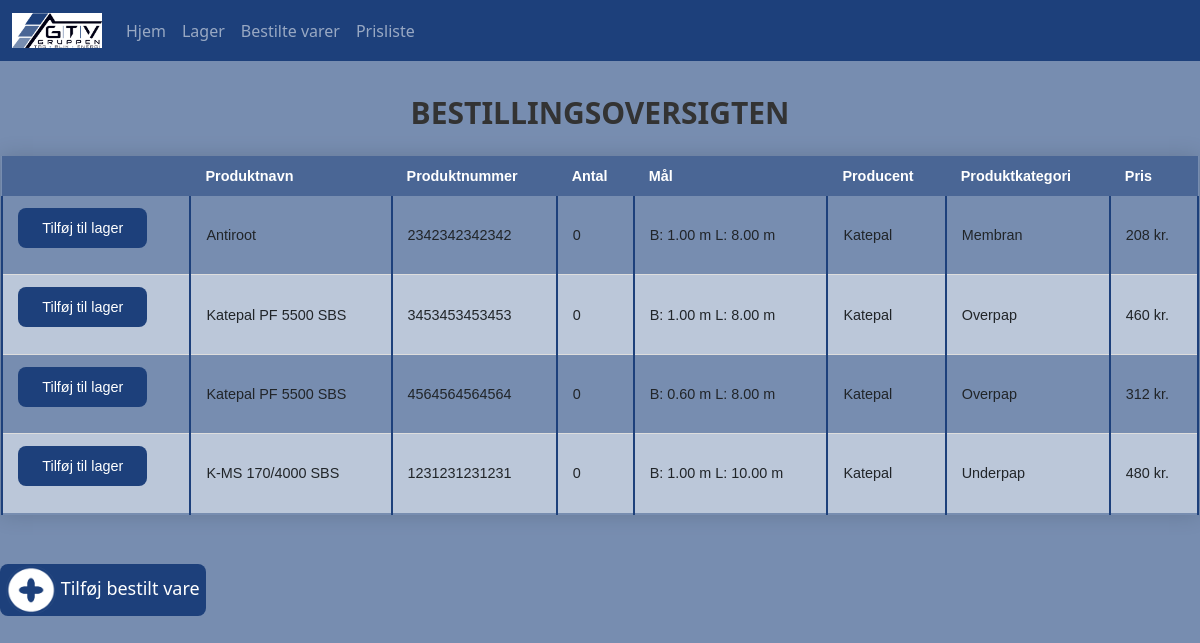
The page /bestilte_varer on the database as committed earlier.
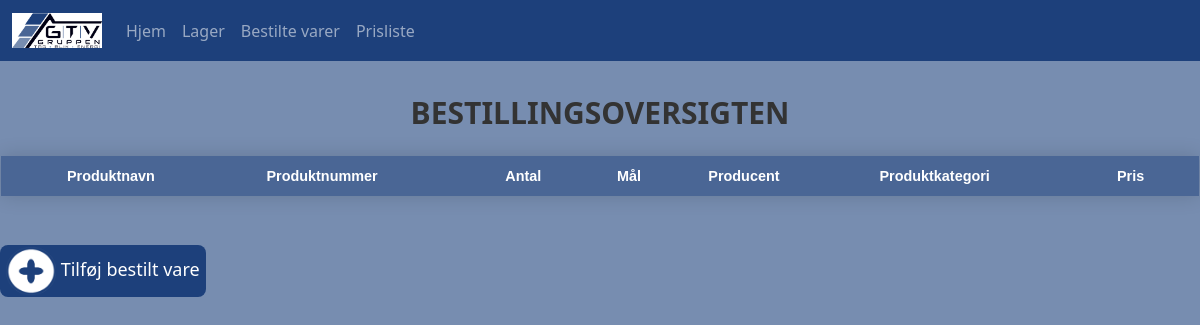
The same page on the database as committed later.
### tables this page shows
CREATE TABLE Bestillingsoversigt(
ID INTEGER PRIMARY KEY AUTOINCREMENT,
Produktnavn TEXT NOT NULL,
Produktnummer INT,
Antal INT NOT NULL,
Mål TEXT NOT NULL,
Producent TEXT,
Produktkategori TEXT,
Pris REAL
);

### app.py (the view)
@app.route('/bestilte_varer', methods=['GET'])
def bestilte_varer():
    try:
        conn = sqlite3.connect(database="GTV_Tagdækning_ApS.db")
        cur = conn.cursor()
        cur.execute("""SELECT ID, Produktnavn, Produktnummer, Antal, Mål, Producent, Produktkategori, Pris FROM Bestillingsoversigt ORDER BY Produktkategori ASC""")
    except Exception as e:
            print(f"Der skete en fejl: {e}")
    return flask.render_template("bestilte_varer.html", items=cur.fetchall())

### templates/bestilte_varer.html (shortened to what this page needs)
{% extends 'base.html' %}
{% block content%}
<body>
<div>
    <br>
    <h1>Bestillingsoversigten</h1>
    <table class="styled-table">
        <thead>
            <th></th>
            <th>Produktnavn</th>
            <th>Produktnummer</th>
            <th>Antal</th>
            <th>Mål</th>
            <th>Producent</th>
            <th>Produktkategori</th>
            <th>Pris</th>
        </thead>
        <tbody>
        {% for item in items %}
            <tr>
                <td><form action="" method="POST"><button class="btn-submit" type="submit" name="fjern_vare" value={{item[0]}}>Tilføj til lager</button></form></td>
                {% for j in item[1::] %}
                    <td>{{j}}</td>
                {% endfor %}
        {% endfor %}
        </tbody>
    </table>
    <button class="btn-open-popup" onclick="togglePopup()">
        <image src="static/Add_moerk_hvid.png" width="50" height="50"></image>
        Tilføj bestilt vare
    </button>
</div>
</body>
</html>
{% endblock %}

### templates/base.html (shortened to what this page needs)
<html lang="en">
<head>
    <link href="https://cdn.jsdelivr.net/npm/bootstrap@5.3.3/dist/css/bootstrap.min.css" rel="stylesheet">
    <link href="/stylesheets/GTV.css" rel="stylesheet">
    <link href="{{ url_for('static', filename='GTV.css') }}" rel="stylesheet" type="text/css">
</head>
<body>
    <nav class="navbar navbar-expand-lg navbar-dark bg-gtvdark">
        <div class="container-fluid">
          <a class="navbar-brand" href="/">
            <img src="/static/gtv-logo.png" alt="Logo" width="90" height="35" class="d-inline-block align-text-top">
          </a>
          <div class="collapse navbar-collapse" id="navbarNav">
            <ul class="navbar-nav">
              <li class="nav-item">
                <a class="nav-link" aria-current="true" href="/home">Hjem</a>
              </li>
              <li class="nav-item">
                <a class="nav-link" href="/lager">Lager</a>
              </li>
              <li class="nav-item">
                <a class="nav-link" href="/bestilte_varer">Bestilte varer</a>
              </li>
              <li class="nav-item">
                <a class="nav-link" href="/prisliste">Prisliste</a>
              </li>
            </ul>
          </div>
        </div>
      </nav>
    {% block content %}
    {% endblock %}
</body>
</html>

### static/GTV.css (style rules this page uses)
body { background-color: #778DB0; }
h1 { font-size: 30px; font-weight: bold; color: #333; margin: 10px 0; padding: 0; text-align: center; text-transform: uppercase; }
.bg-gtvdark { background-color: #1D407B!important; }
.btn-open-popup { font-size: 18px; background-color: #1D407B; color: #fff; border: none; border-radius: 8px; cursor: pointer; transition: background-color 0.3s ease; }
.styled-table { border-collapse: collapse; margin: 25px 0; margin-left: 0.1%; font-size: 0.9em; font-family: sans-serif; width: 99.8%; box-shadow: 0 0 20px rgba(0, 0, 0, 0.15); }
.styled-table thead th { background-color: #4A6695; color: #FFFFFF; text-align: left; }
th, td { padding: 12px 15px; }

Rows that differ between the two databases and show on the page:
removed Bestillingsoversigt: {{ item[0] }} 28 (drawn), Produktnavn "Antiroot", Produktnummer "2342342342342", j "0", Mål "B: 1.00 m L: 8.00 m", Producent "Katepal", Produktkategori "Membran", Pris "208 kr."
removed Bestillingsoversigt: {{ item[0] }} 29 (drawn), Produktnavn "Katepal PF 5500 SBS", Produktnummer "3453453453453", j "0", Mål "B: 1.00 m L: 8.00 m", Producent "Katepal", Produktkategori "Overpap", Pris "460 kr."
removed Bestillingsoversigt: {{ item[0] }} 30 (drawn), Produktnavn "Katepal PF 5500 SBS", Produktnummer "4564564564564", j "0", Mål "B: 0.60 m L: 8.00 m", Producent "Katepal", Produktkategori "Overpap", Pris "312 kr."
removed Bestillingsoversigt: {{ item[0] }} 26 (drawn), Produktnavn "K-MS 170/4000 SBS", Produktnummer "1231231231231", j "0", Mål "B: 1.00 m L: 10.00 m", Producent "Katepal", Produktkategori "Underpap", Pris "480 kr."
